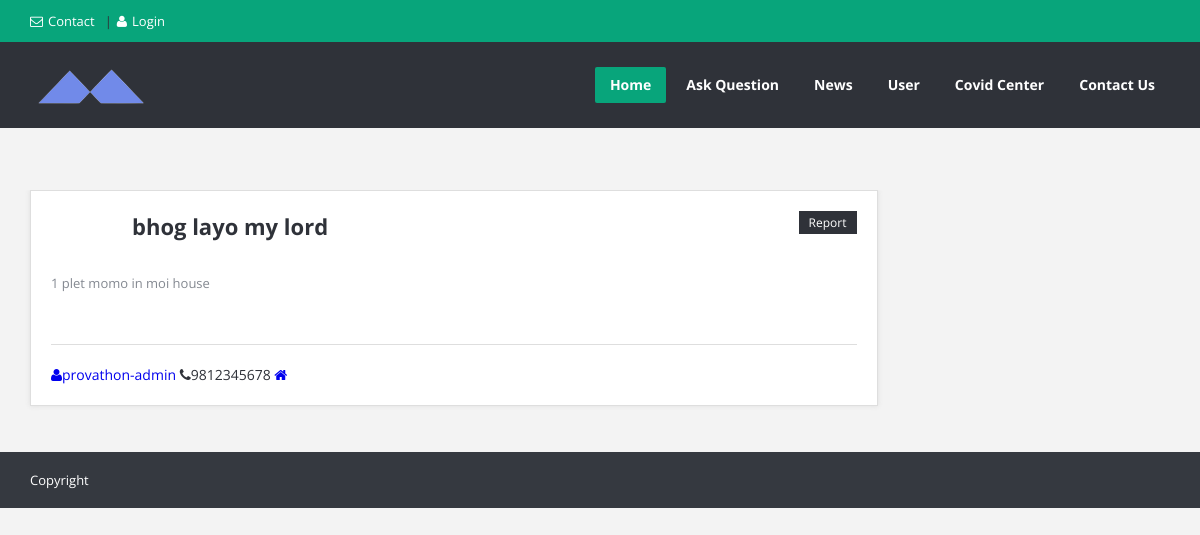
Screenshot of /post/details/3 with the database file from the repository.
### posts/models.py (models this page shows, shortened)
class Post(models.Model):
    title = models.CharField(max_length=100)
    content = models.TextField()
    date_posted = models.DateTimeField(default = timezone.now)
    author = models.ForeignKey(User, on_delete = models.CASCADE)
    settled = models.BooleanField(default=False)

### users/models.py (models this page shows, shortened)
class Profile(models.Model):
    user = models.OneToOneField(User, on_delete=models.CASCADE, null=True, blank=True)
    image = models.ImageField(default='default.jpg', upload_to='profile_pics')
    contact = models.CharField(max_length = 10, default = "Not entered")
    address = models.CharField(max_length=50, default = "Not entered")
    Gcode = models.CharField(max_length = 5, default = "Not entered")

### posts/views.py (the view)
# urls.py: path('post/details/<str:pk>', PostDetailView.as_view() , name='post-details'),
class PostDetailView(DetailView):
    model = Post
    template_name = 'posts/single_question.html'

### posts/templates/posts/single_question.html (shortened to what this page needs)
{% extends "posts/base.html" %}
{% block content %}
	<section class="container main-content">
		<div class="row">
			<div class="col-md-9">
				<article class="question single-question question-type-normal">
					<h2>
						<a href="single_question.html">{{ post.title }}</a>
					</h2>
					<a class="question-report" href="#">Report</a>
					<div class="question-inner">
						<div class="question-desc">
							<p>{{ post.content }}</p>
						</div>
							<span class=""><a href="#"><i class="icon-user"></i>{{post.author.username}}</a></span>
							<span class=""><i class="icon-phone"></i>{{ post.author.profile.contact }}</span>
							<span class=""><a href="#"><i class="icon-home"></i>{{ post.author.profile.gharNo}}</a></span>
					</div>
				</article>
		</div>
	</section>
{% endblock %}

### posts/static/posts/style.css (style rules this page uses)
body { background-color: #f3f3f3; color: #2f3239; -webkit-font-smoothing: antialiased; overflow-x: hidden; }
.container > .row > .col-md-9 { overflow: hidden; height: 100%; margin-top: -5%; }
.widget_tag_cloud a,.question-comments a,.removered,.removered i,.removered input[type="text"],.bxslider-title,.bx-prev,.bx-next,.login-password a,.question-report,.load-questions,.ask-me .publish-question { color: #FFF !important; }

### posts/static/posts/css/contents.css (style rules this page uses)
.container.main-content { margin-top: 10%; padding-bottom:3%; position: relative; z-index: 991; }
.question { -moz-box-sizing: border-box; -webkit-box-sizing: border-box; box-sizing: border-box; margin-bottom: 30px; padding: 20px; border: 1px solid #dedede; background: #FFF; -moz-box-shadow: 0 0 5px #dedede; -webkit-box-shadow: 0 0 5px #dedede; box-shadow: 0 0 5px #dedede; position: relative; }
.question-inner { position: relative; margin-left: 101px; }
.single-question { padding: 20px 0; margin-bottom: 10px; }
.single-question .question-inner { margin-left: 0; padding: 0 20px; }
.question h2 { margin: 0 0 30px 101px; color: #474D5D; overflow: hidden; font-size: 22px; font-weight: bold; padding-right: 161px; }
.question h2 a { color: #2f3239; }
.question-report { float: right; font-size: 12px; background-color: #2f3239; padding: 4px 10px; position: absolute; top: 20px; right: 20px; height: 23px; line-height: 15px; }
.question-desc { margin-bottom: 20px; padding-bottom: 30px; line-height: 22px; font-size: 13px; border-bottom: 1px solid #dedede; color: #848991; }

### posts/static/posts/css/base.css (style rules this page uses)
html, body, div, span, applet, object, iframe, h1, h2, h3, h4, h5, h6, p, blockquote, pre, a, abbr, acronym, address, big, cite, code, del, dfn, em, img, ins, kbd, q, s, samp, small, strike, strong, sub, sup, tt, var, b, u, i, center, dl, dt, dd, ol, ul, li, fieldset, form, label, legend, table, caption, tbody, tfoot, thead, tr, th, td, article, aside, canvas, details, embed, figure, figcaption, footer, header, hgroup, menu, nav, output, ruby, section, summary, time, mark, audio, video { margin: 0; padding: 0; border: 0; font-size: 100%; font: inherit; vertical-align: baseline; }
body { font-size: 14px; line-height: 22px; }
article, aside, details, figcaption, figure, footer, header, hgroup, menu, nav, section { display: block; }
p { margin: 0 0 20px 0; line-height: 22px; }
html { -webkit-text-size-adjust: none; }
* { outline: none; }
body,.qoute p,input,.button,label,.more,blockquote,.widget ul li,textarea { font-family: "Open Sans", Arial, sans-serif; }

### rows the page displays
Post: title "bhog layo my lord", content "1 plet momo in moi house", author.username "provathon-admin", author.profile.contact "9812345678"
